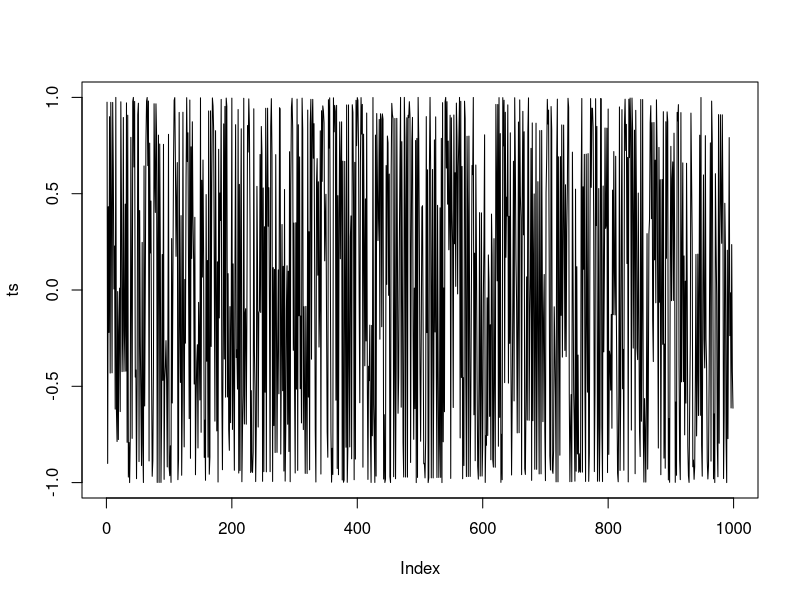

R code for this plot:
rm(list=ls(all=T))
ts <- c()
for(i in seq(0,1000,runif(1))){
  print(i)
  val <- runif(1)
  if( val <= 0.25){
    ts[i] = cos(i)
  } else if (val <= 0.5) {
    ts[i] = -cos(i)
  } else if (val <= 0.75){
    ts[i] = -sin(i)
  } else{
    ts[i] = sin(i)
  }
}

plot(ts,type='l')

library(tseries)

adf.test(ts)

### this is a WSS process however the joint distribution isnt same